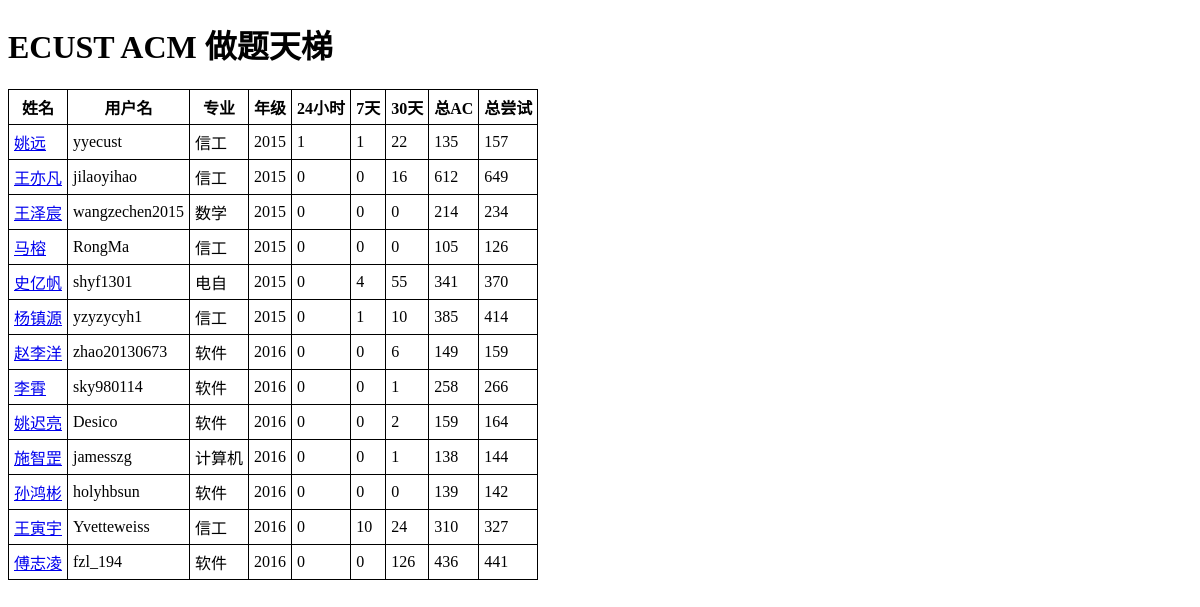
Before: / with the older database file.
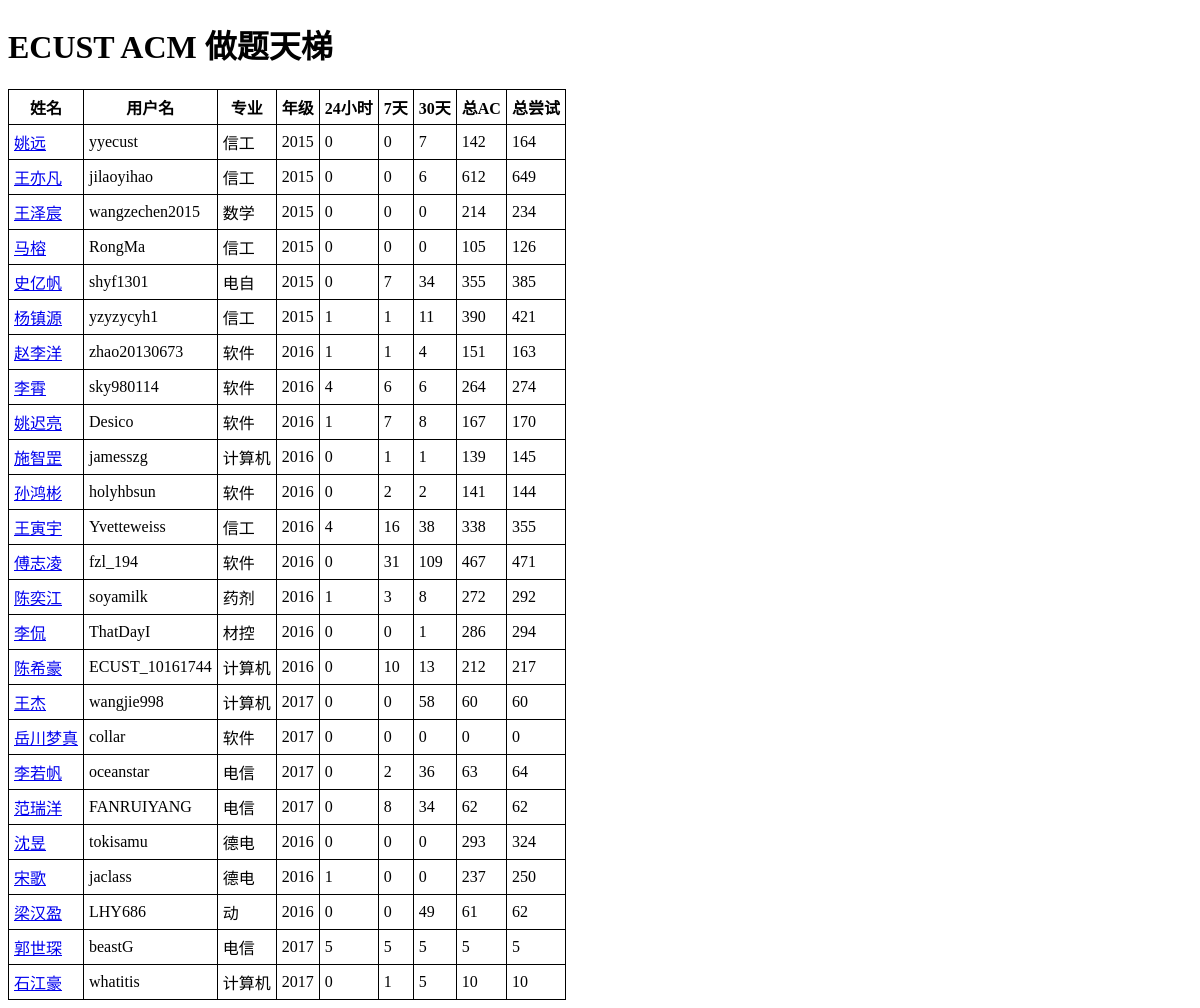
After: the same page with the newer database file.
### tables this page shows
CREATE TABLE "user" (
	`uid`	INTEGER NOT NULL PRIMARY KEY AUTOINCREMENT UNIQUE,
	`username`	TEXT UNIQUE,
	`realname`	TEXT,
	`major`	TEXT,
	`year`	INTEGER
);

CREATE TABLE `crawler` (
	`cid`	INTEGER NOT NULL PRIMARY KEY AUTOINCREMENT UNIQUE,
	`uid`	INTEGER,
	`day`	INTEGER,
	`week`	INTEGER,
	`month`	INTEGER,
	`all`	INTEGER,
	`attempted`	INTEGER
);

### main.py (the view)
@app.route("/")
def index():
    users = db.get_all_users()
    users = list(map(list, users))
    for user in users:
        uid = user[0]
        user.append(db.get_record(uid))
    return render_template('index.html', users = users)

### db.py (called while the page is built)
def get_all_users():
    conn = sqlite3.connect('example.db')
    c = conn.cursor()
    res = c.execute("SELECT * FROM user")
    return list(res)

def get_record(uid):
    conn = sqlite3.connect('example.db')
    c = conn.cursor()
    sql = "SELECT * FROM crawler WHERE uid = {} ORDER BY cid DESC LIMIT 1".format(uid)
    res = c.execute(sql)
    res = list(map(list, res))
    return res

### templates/index.html (shortened to what this page needs)
<!DOCTYPE html>
<html lang="en">
<head>
</head>
<body>
    <h1>ECUST ACM 做题天梯</h1>
    <table id="myTable2"  border="8">
        <tr>
            <th onclick="sortTable(0)">姓名</th>
            <th onclick="sortTable(1)">用户名</th>
            <th onclick="sortTable(2)">专业</th>
            <th onclick="sortTable(3)">年级</th>
            <th onclick="sortTable(4)">24小时</th>
            <th onclick="sortTable(5)">7天</th>
            <th onclick="sortTable(6)">30天</th>
            <th onclick="sortTable(7)">总AC</th>
            <th onclick="sortTable(8)">总尝试</th>
        </tr>
        {% for user in users %}
        <tr>
            <td> <a href="https://vjudge.net/user/{{user[1]}}">{{user[2]}}</a></td>
            <td>{{user[1]}}</td>
            <td>{{user[3]}}</td>
            <td>{{user[4]}}</td>
            <td>{{user[5][0][2]}}</td>
            <td>{{user[5][0][3]}}</td>
            <td>{{user[5][0][4]}}</td>
            <td>{{user[5][0][5]}}</td>
            <td>{{user[5][0][6]}}</td>
        </tr>
        {% endfor %}
    </table>
</body>
</html>

### templates/index.html (style rules this page uses)
table { border-collapse: collapse; border-spacing: 0px; }
table, th, td { padding: 5px; border: 1px solid black; }
th { cursor:pointer; }

Changed rows visible on the page:
computed for user "姚远": day "1" → "0"; week "1" → "0"; month "22" → "7"; all "135" → "142"; attempted "157" → "164"
computed for user "王亦凡": month "16" → "6"
computed for user "史亿帆": week "4" → "7"; month "55" → "34"; all "341" → "355"; attempted "370" → "385"
computed for user "杨镇源": day "0" → "1"; month "10" → "11"; all "385" → "390"; attempted "414" → "421"
computed for user "赵李洋": day "0" → "1"; week "0" → "1"; month "6" → "4"; all "149" → "151"; attempted "159" → "163"
computed for user "李霄": day "0" → "4"; week "0" → "6"; month "1" → "6"; all "258" → "264"; attempted "266" → "274"
computed for user "姚迟亮": day "0" → "1"; week "0" → "7"; month "2" → "8"; all "159" → "167"; attempted "164" → "170"
computed for user "施智罡": week "0" → "1"; all "138" → "139"; attempted "144" → "145"
computed for user "孙鸿彬": week "0" → "2"; month "0" → "2"; all "139" → "141"; attempted "142" → "144"
computed for user "王寅宇": day "0" → "4"; week "10" → "16"; month "24" → "38"; all "310" → "338"; attempted "327" → "355"
computed for user "傅志凌": week "0" → "31"; month "126" → "109"; all "436" → "467"; attempted "441" → "471"
added user: realname "陈奕江", username "soyamilk", major "药剂", year "2016", day "1", week "3", month "8", all "272", attempted "292"
added user: realname "李侃", username "ThatDayI", major "材控", year "2016", day "0", week "0", month "1", all "286", attempted "294"
added user: realname "陈希豪", username "ECUST_10161744", major "计算机", year "2016", day "0", week "10", month "13", all "212", attempted "217"
added user: realname "王杰", username "wangjie998", major "计算机", year "2017", day "0", week "0", month "58", all "60", attempted "60"
added user: realname "岳川梦真", username "collar", major "软件", year "2017", day "0", week "0", month "0", all "0", attempted "0"
added user: realname "李若帆", username "oceanstar", major "电信", year "2017", day "0", week "2", month "36", all "63", attempted "64"
added user: realname "范瑞洋", username "FANRUIYANG", major "电信", year "2017", day "0", week "8", month "34", all "62", attempted "62"
added user: realname "沈昱", username "tokisamu", major "德电", year "2016", day "0", week "0", month "0", all "293", attempted "324"
added user: realname "宋歌", username "jaclass", major "德电", year "2016", day "1", week "0", month "0", all "237", attempted "250"
added user: realname "梁汉盈", username "LHY686", major "动", year "2016", day "0", week "0", month "49", all "61", attempted "62"
added user: realname "郭世琛", username "beastG", major "电信", year "2017", day "5", week "5", month "5", all "5", attempted "5"
added user: realname "石江豪", username "whatitis", major "计算机", year "2017", day "0", week "1", month "5", all "10", attempted "10"
